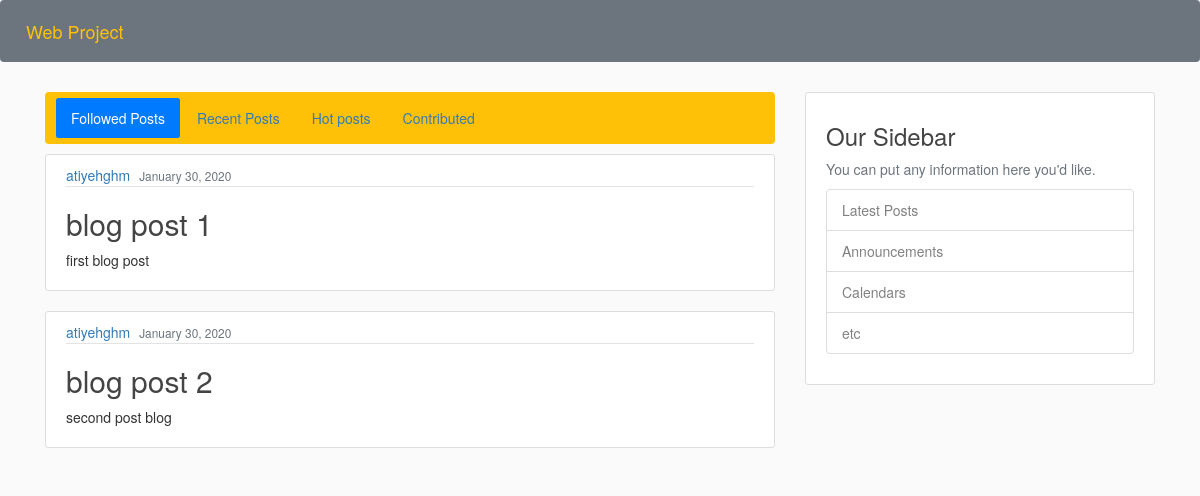
The app's page /home, older data.
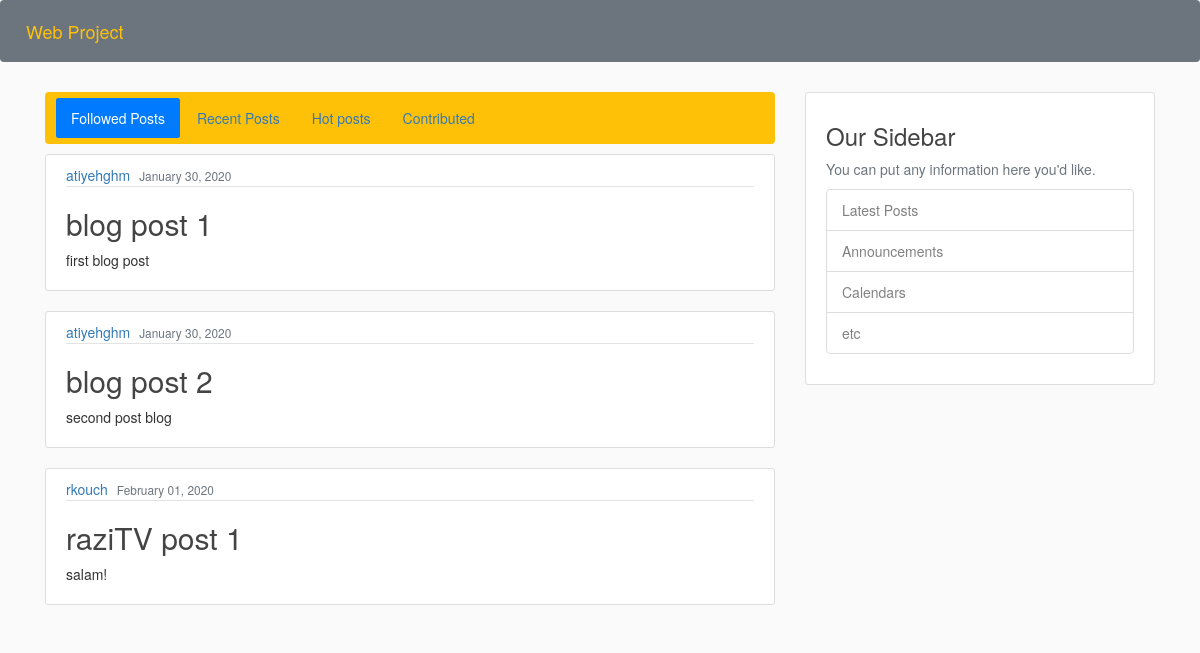
The same page, newer data.
### blog/models.py (models this page shows)
class post(models.Model):
    title = models.CharField(max_length=200)
    content = models.TextField()
    date_posted = models.DateTimeField(default=timezone.now)
    author = models.ForeignKey(User, on_delete=models.CASCADE)
    chanel = models.ForeignKey(Chanel, on_delete=models.CASCADE, null=True, blank= True)
    post_pic = models.ImageField(upload_to='post_picd', null=True, blank=True)

### blog/views.py (the view)
# urls.py: path('home', views.home , name='blog-home'),
def home(request):
    time_threshold = timezone.now() - timezone.timedelta(days=7)
    followed = post.objects.all()#todo
    recent = post.objects.all().order_by('-date_posted')
    hot = post.objects.filter(date_posted__gt=time_threshold)#todo.order_('-likes')
    contributed = post.objects.all()#todo
    context = {
        'followed' : followed,
        'recent' : recent,
        'hot' : hot,
        'contributed' : contributed,
    }
    return render(request, 'blog/home.html', context)

### blog/templates/blog/home.html (shortened to what this page needs)
{% extends "blog/base.html" %}
{% block content %}
    <div class="navbar navbar-expand navbar-light bg-warning mb-3">
		<ul class="nav nav-pills mr-auto">
			<li>
				<a class="nav-item nav-link active" data-toggle="pill" href="#followed">Followed Posts</a>
			</li>
			<li>
				<a class="nav-item nav-link " data-toggle="pill" href="#recent">Recent Posts</a>
			</li>
			<li>
				<a class="nav-item nav-link " data-toggle="pill" href="#hot">Hot posts</a>
			</li>
			<li>
				<a class="nav-item nav-link " data-toggle="pill" href="#contributed">Contributed</a>
			</li>
		</ul>
	</div>
<div class="tab-content">
	<div id="followed" class="tab-pane fade in active">
	{% for post in followed %}
		<article class="media content-section">
		  <div class="media-body">
			<div class="article-metadata">
			  <a class="mr-2" href="#">{{ post.author }}</a>
			  <small class="text-muted">{{ post.date_posted|date:"F d, Y" }}</small>
			</div>
			<h2><a class="article-title" href="{% url 'view_post' p_pk=post.pk %}">{{ post.title }}</a></h2>
			<p class="article-content">{{ post.content }}</p>
		  </div>
		</article>
	{% endfor %}
	</div>
</div>
{% endblock content %}

Row changes from the older to the newer data that the page shows:
added post: author "rkouch", date_posted "February 01, 2020", title "raziTV post 1", content "salam!"
